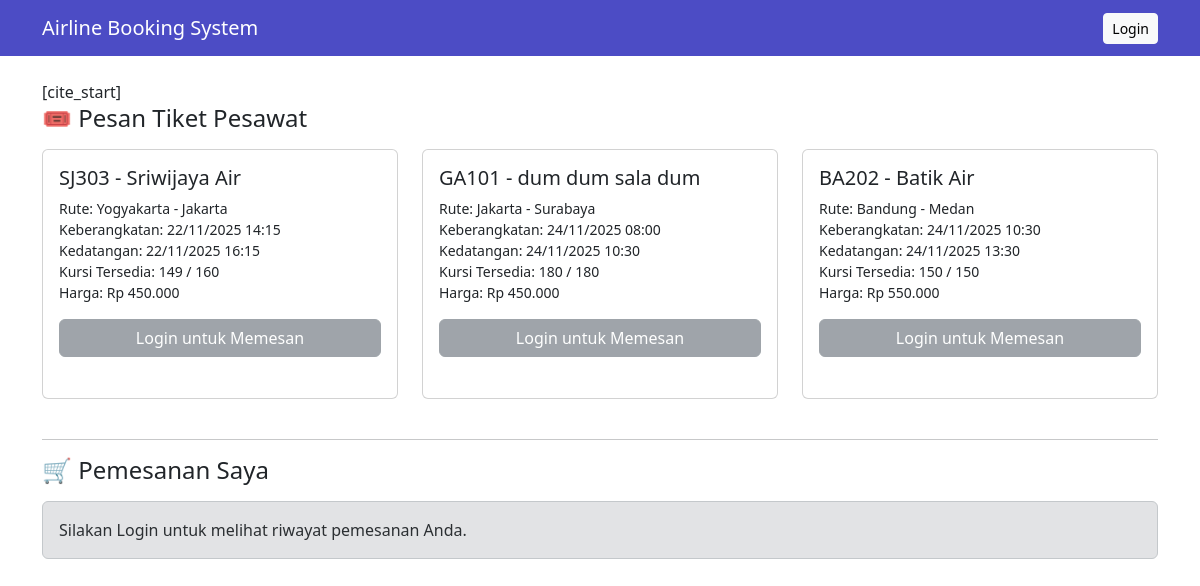
Page /dashboard.php on the committed database.
### tables this page shows
CREATE TABLE `flights` (
  `id` int(11) NOT NULL,
  `flight_no` varchar(20) NOT NULL,
  `airline_name` varchar(50) NOT NULL,
  `departure_city` varchar(50) NOT NULL,
  `destination_city` varchar(50) NOT NULL,
  `departure_time` datetime NOT NULL,
  `arrival_time` datetime DEFAULT NULL,
  `total_seats` int(11) NOT NULL,
  `seats_booked` int(11) DEFAULT 0,
  `price` int(11) NOT NULL
);

### config.php (called while the page is built, shortened)
<?php
function format_datetime($dt) {
    return date('d/m/Y H:i', strtotime($dt));
}
function format_price($price) {
    return 'Rp ' . number_format($price, 0, ',', '.');
}

### dashboard.php (the view, shortened to what this page needs)
<?php
include('config.php');
$flights_query = "SELECT * FROM flights ORDER BY departure_time ASC";
$flights_result = mysqli_query($conn, $flights_query);
$flights = mysqli_fetch_all($flights_result, MYSQLI_ASSOC);
$is_logged_in = isset($_SESSION['user_id']);
$user_bookings = [];
$all_bookings = [];
?>
<!DOCTYPE html>
<html lang="id">
<head>
    <link href="https://cdn.jsdelivr.net/npm/bootstrap@5.3.3/dist/css/bootstrap.min.css" rel="stylesheet">
</head>
<body>
    <nav class="navbar navbar-expand-lg navbar-dark bg-primary">
        <div class="container-fluid container">
            <a class="navbar-brand" href="dashboard.php">Airline Booking System</a>
            <div class="d-flex">
                <?php if ($is_logged_in): ?>
                    <span class="navbar-text me-3 text-white">
                        Selamat datang,  <?php echo $_SESSION['username']; ?>  (<?php echo $_SESSION['role']; ?>)
                    </span>
                    <a href="logout.php" class="btn btn-light btn-sm">Logout</a>
                <?php else: ?>
                    <a href="index.php" class="btn btn-light btn-sm">Login</a>
                <?php endif; ?>
            </div>
        </div>
    </nav>
    <div class="container my-4">
        [cite_start]<?php if ($is_logged_in && $_SESSION['role'] === 'admin'): ?>
            <h4 class="mb-3">✈️ Manajemen Penerbangan</h4>
            <div class="mb-4">
                <a href="admin/add_flight.php" class="btn btn-success btn-sm">➕ Tambah Penerbangan</a>
            </div>
            <div class="row">
                <?php foreach ($flights as $flight): ?>
                    <div class="col-md-4 mb-4">
                        <div class="card flight-card">
                            <div class="card-body">
                                <h5 class="card-title"><?php echo $flight['flight_no'] . ' - ' . $flight['airline_name']; ?></h5>
                                <p class="card-text small">
                                    Rute:  <?php echo $flight['departure_city'] . ' - ' . $flight['destination_city']; ?> <br>
                                    Keberangkatan: <?php echo format_datetime($flight['departure_time']); ?><br>
                                    Kedatangan: <?php echo format_datetime($flight['arrival_time']); ?><br>
                                    Kursi:  <?php echo $flight['seats_booked'] . '/' . $flight['total_seats']; ?>  (Sisa: <?php echo $flight['total_seats'] - $flight['seats_booked']; ?>)<br>
                                    Harga:  <?php echo format_price($flight['price']); ?>
                                </p>
                                <div class="row admin-action-buttons">
                                    <div class="col-6">
                                        <a href="admin/edit_flight.php?id=<?php echo $flight['id']; ?>" class="btn btn-primary btn-sm">Edit</a>
                                    </div>
                                    <div class="col-6">
                                        <a href="admin/delete_flight.php?id=<?php echo $flight['id']; ?>" class="btn btn-danger btn-sm" onclick="return confirm('Yakin ingin menghapus penerbangan ini? Semua pemesanan terkait juga akan terhapus.')">Hapus</a>
                                    </div>
                                </div>
                            </div>
                        </div>
                    </div>
                <?php endforeach; ?>
            </div>
            <hr>
            <h4 class="mb-3">🧾 Semua Pemesanan</h4>
            <div class="table-responsive">
                <?php if (!empty($all_bookings)): ?>
                <table class="table table-striped table-sm">
                    <thead>
                        <tr class="table-primary">
                            <th>Kode Booking</th>
                            <th>Penerbangan</th>
                            <th>Nama Pemesan</th>
                            <th>Nama Penumpang</th>
                            <th>Harga</th>
                            <th>Status</th>
                            <th>Tanggal</th>
                        </tr>
                    </thead>
                    <tbody>
                        <?php foreach ($all_bookings as $booking): ?>
                        <tr>
                            <td><?php echo substr(md5($booking['booking_id'] . $booking['identity_number']), 0, 15); ?></td>
                            <td><?php echo $booking['flight_no']; ?></td>
                            <td><?php echo $booking['user_fullname']; ?></td>
                            <td><?php echo $booking['passenger_name']; ?></td>
                            <td><?php echo format_price($booking['price']); ?></td>
                            <td><span class="badge bg-success">Confirmed</span></td>
                            <td><?php echo format_datetime($booking['booking_time']); ?></td>
                        </tr>
                        <?php endforeach; ?>
                    </tbody>
                </table>
                <?php else: ?>
                <div class="alert alert-info">Belum ada pemesanan yang tercatat.</div>
                <?php endif; ?>
            </div>
        [cite_start]<?php else: ?>
            <h4 class="mb-3">🎟️ Pesan Tiket Pesawat</h4>
            <div class="row">
                <?php foreach ($flights as $flight): ?>
                    <?php
                        $seats_available = $flight['total_seats'] - $flight['seats_booked'];
                        $is_full = $seats_available <= 0;
                    ?>
                    <div class="col-md-4 mb-4">
                        <div class="card flight-card">
                            <div class="card-body">
                                <h5 class="card-title"><?php echo $flight['flight_no'] . ' - ' . $flight['airline_name']; ?></h5>
                                <p class="card-text small">
                                    Rute:  <?php echo $flight['departure_city'] . ' - ' . $flight['destination_city']; ?> <br>
                                    Keberangkatan: <?php echo format_datetime($flight['departure_time']); ?><br>
                                    Kedatangan: <?php echo format_datetime($flight['arrival_time']); ?><br>
                                    Kursi Tersedia:  <?php echo $seats_available; ?> / <?php echo $flight['total_seats']; ?> <br>
                                    Harga:  <?php echo format_price($flight['price']); ?>
                                </p>
                                <?php if ($is_logged_in): ?>
                                    <?php if ($is_full): ?>
                                        <button class="btn btn-secondary w-100" disabled>Penuh</button>
                                    <?php else: ?>
                                        <a href="user/booking.php?flight_id=<?php echo $flight['id']; ?>" class="btn btn-primary w-100">Pesan Tiket</a>
                                    <?php endif; ?>
                                <?php else: ?>
                                    <button class="btn btn-secondary w-100" disabled>Login untuk Memesan</button>
                                <?php endif; ?>
                            </div>
                        </div>
                    </div>
                <?php endforeach; ?>
            </div>
            <hr>
            <h4 class="mb-3">🛒 Pemesanan Saya</h4>
            <?php if ($is_logged_in && $_SESSION['role'] === 'user'): ?>
                <?php if (!empty($user_bookings)): ?>
                    <div class="table-responsive">
                    <table class="table table-striped table-sm">
                        <thead>
                            <tr class="table-primary">
                                <th>Kode Booking</th>
                                <th>Penerbangan</th>
                                <th>Rute</th>
                                <th>Nama Penumpang</th>
                                <th>Harga</th>
                                <th>Status</th>
                                <th>Tanggal</th>
                            </tr>
                        </thead>
                        <tbody>
                            <?php foreach ($user_bookings as $booking): ?>
                            <tr>
                                <td><?php echo substr(md5($booking['identity_number'] . $booking['booking_time']), 0, 15); ?></td>
                                <td><?php echo $booking['flight_no']; ?></td>
                                <td><?php echo $booking['departure_city'] . ' - ' . $booking['destination_city']; ?></td>
                                <td><?php echo $booking['passenger_name']; ?></td>
                                <td><?php echo format_price($booking['price']); ?></td>
                                <td><span class="badge bg-success">Confirmed</span></td>
                                <td><?php echo format_datetime($booking['booking_time']); ?></td>
                            </tr>
                            <?php endforeach; ?>
                        </tbody>
                    </table>
                    </div>
                <?php else: ?>
                    <div class="alert alert-info">Anda belum melakukan pemesanan apapun.</div>
                <?php endif; ?>
            <?php elseif ($is_logged_in && $_SESSION['role'] === 'admin'): ?>
                 <div class="alert alert-warning">Anda login sebagai Admin. Silakan lihat bagian  Semua Pemesanan  di bawah.</div>
            <?php else: ?>
                 <div class="alert alert-secondary">Silakan Login untuk melihat riwayat pemesanan Anda.</div>
            <?php endif; ?>
        <?php endif; ?>
    </div>
</body>
</html>

### dashboard.php (style rules this page uses)
.navbar { background-color: #4c4cc5 !important; }
.flight-card { min-height: 250px; }

### rows in the picture
flights: flight_no "SJ303", airline_name "Sriwijaya Air", departure_city "Yogyakarta", destination_city "Jakarta", departure_time "22/11/2025 14:15", arrival_time "22/11/2025 16:15", seats_available "149", total_seats "160", price "Rp 450.000"
flights: flight_no "GA101", airline_name "dum dum sala dum", departure_city "Jakarta", destination_city "Surabaya", departure_time "24/11/2025 08:00", arrival_time "24/11/2025 10:30", total_seats "180", price "Rp 450.000"
flights: flight_no "BA202", airline_name "Batik Air", departure_city "Bandung", destination_city "Medan", departure_time "24/11/2025 10:30", arrival_time "24/11/2025 13:30", total_seats "150", price "Rp 550.000"
